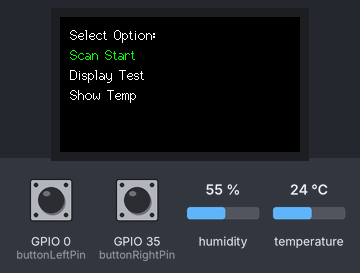
This program was run on a simulated ESP32. Parts: 240×135 colour display. The test bench sets the inputs (shaded band); at power-on: GPIO 0 (buttonLeftPin) HIGH, GPIO 35 (buttonRightPin) HIGH, humidity 55 %, temperature 24 °C.

Above: at 1.4 s.
1.5 s: GPIO 0 (buttonLeftPin) pulled LOW for 1 s
At 2.11 s:
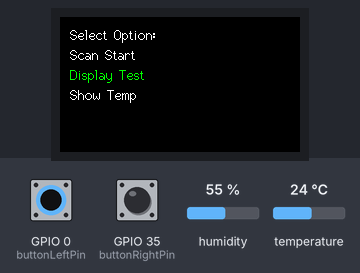
4.0 s: GPIO 0 (buttonLeftPin) pulled LOW for 0.15 s
At 5.5 s:
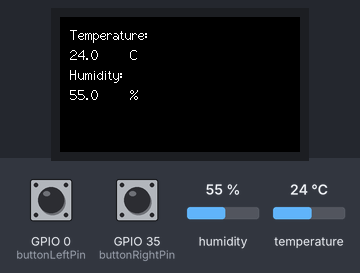
7.1 s: GPIO 35 (buttonRightPin) pulled LOW for 1 s
At 8.01 s:
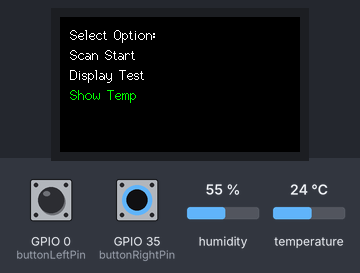
11.1 s: humidity set to 22 %
At 13.6 s:
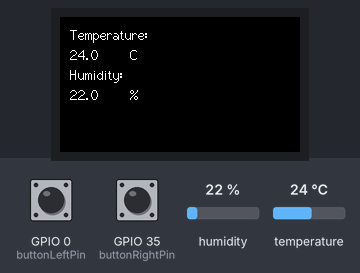
13.9 s: temperature set to 12 °C
At 15.4 s:
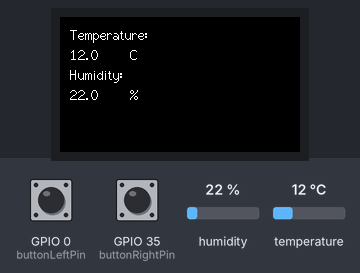
16.0 s: GPIO 35 (buttonRightPin) pulled LOW for 1 s
At 16.32 s:
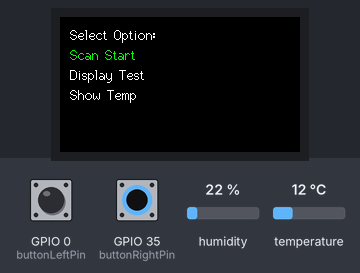
Timing chart, 0 to 19.0 s (numbered marks = the images above; inputs shaded):
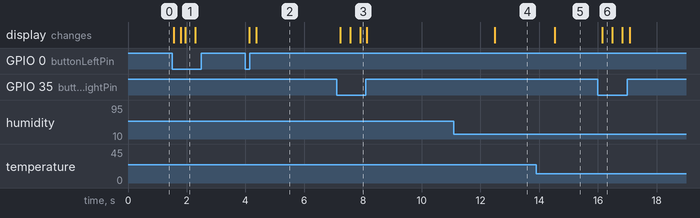

Measured:
- after the input at 1.5 s, the display: first changes after 0.06 s (image 1 shows a later state)
- after the input at 4.0 s, the display: first changes after 0.12 s (image 2 shows a later state)
- after the input at 7.1 s, the display: first changes after 0.12 s (image 3 shows a later state)
- after the input at 11.1 s, the display: changes after 1.4 s (image 4)
- after the input at 13.9 s, the display: changes after 0.63 s (image 5)
- after the input at 16.0 s, the display: changes after 0.16 s (image 6)

The program:

main.cpp
```cpp
#include <Arduino.h>
#include <TFT_eSPI.h>
#include "DHT.h"

// Set up the display
TFT_eSPI tft = TFT_eSPI();

// Define DHT sensor pin and type
#define DHTPIN 36        // GPIO pin connected to the Data pin
#define DHTTYPE DHT22     // AM2301 is compatible with DHT22

DHT dht(DHTPIN, DHTTYPE);

// Define button GPIOs
const int buttonLeftPin = 0;
const int buttonRightPin = 35;

void displayMenu();
void handleButtonPress();
void displayTemperature();
// Define menu items
const char* menuItems[] = {"Scan Start", "Display Test", "Show Temp"};
int menuIndex = 0;

void setup() {
    // Initialize display
    Serial.begin(115200);  // Start Serial for debugging
    tft.init();
    tft.setRotation(1);
    tft.fillScreen(TFT_BLACK);
    tft.setTextColor(TFT_WHITE);

    // Initialize DHT sensor
    dht.begin();

    // Initialize buttons
    pinMode(buttonLeftPin, INPUT_PULLUP);
    pinMode(buttonRightPin, INPUT_PULLUP);

    // Display initial menu
    displayMenu();
}

void loop() {
    // Check button presses for navigation
    handleButtonPress();

    // If "Show Temp" is selected, display temperature and humidity
    if (menuIndex == 2) {
        displayTemperature();
    }

    delay(100);
}

// Function to handle button presses and navigate menu
void handleButtonPress() {
    if (digitalRead(buttonLeftPin) == LOW) {
        menuIndex = (menuIndex == 0) ? 2 : menuIndex - 1;
        displayMenu();
        delay(200); // Debounce delay
    } else if (digitalRead(buttonRightPin) == LOW) {
        menuIndex = (menuIndex + 1) % 3;
        displayMenu();
        delay(200); // Debounce delay
    }
}

// Function to display menu options with the selected option highlighted
void displayMenu() {
    tft.fillScreen(TFT_BLACK);
    tft.setTextColor(TFT_WHITE);
    tft.drawString("Select Option:", 10, 10, 2);

    for (int i = 0; i < 3; i++) {
        if (i == menuIndex) {
            tft.setTextColor(TFT_GREEN, TFT_BLACK);
        } else {
            tft.setTextColor(TFT_WHITE, TFT_BLACK);
        }
        tft.drawString(menuItems[i], 10, 30 + i * 20, 2);
    }
}

// Function to read and display temperature and humidity
void displayTemperature() {
    // Read temperature and humidity
    float humidity = dht.readHumidity();
    float temperature = dht.readTemperature();

    // Check if readings are valid
    if (isnan(humidity) || isnan(temperature)) {
        tft.fillScreen(TFT_BLACK);
        tft.setTextColor(TFT_RED, TFT_BLACK);
        tft.drawString("Error reading sensor", 10, 10, 2);
        return;
    }

    // Display temperature and humidity on the screen
    tft.fillScreen(TFT_BLACK);
    tft.setTextColor(TFT_WHITE);
    tft.drawString("Temperature:", 10, 10, 2);
    tft.drawFloat(temperature, 1, 10, 30, 2);
    tft.drawString("C", 70, 30, 2);

    tft.drawString("Humidity:", 10, 50, 2);
    tft.drawFloat(humidity, 1, 10, 70, 2);
    tft.drawString("%", 70, 70, 2);
}
```
